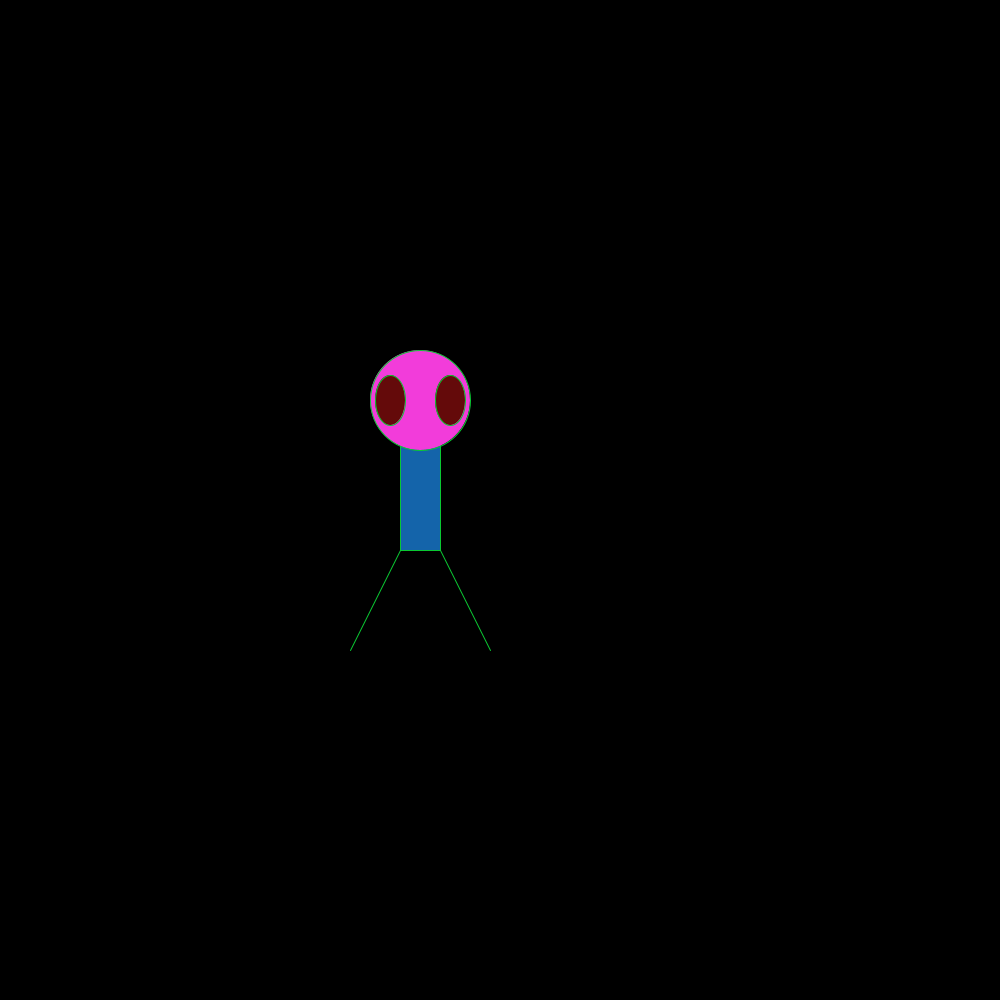
Frame 1 (no input)
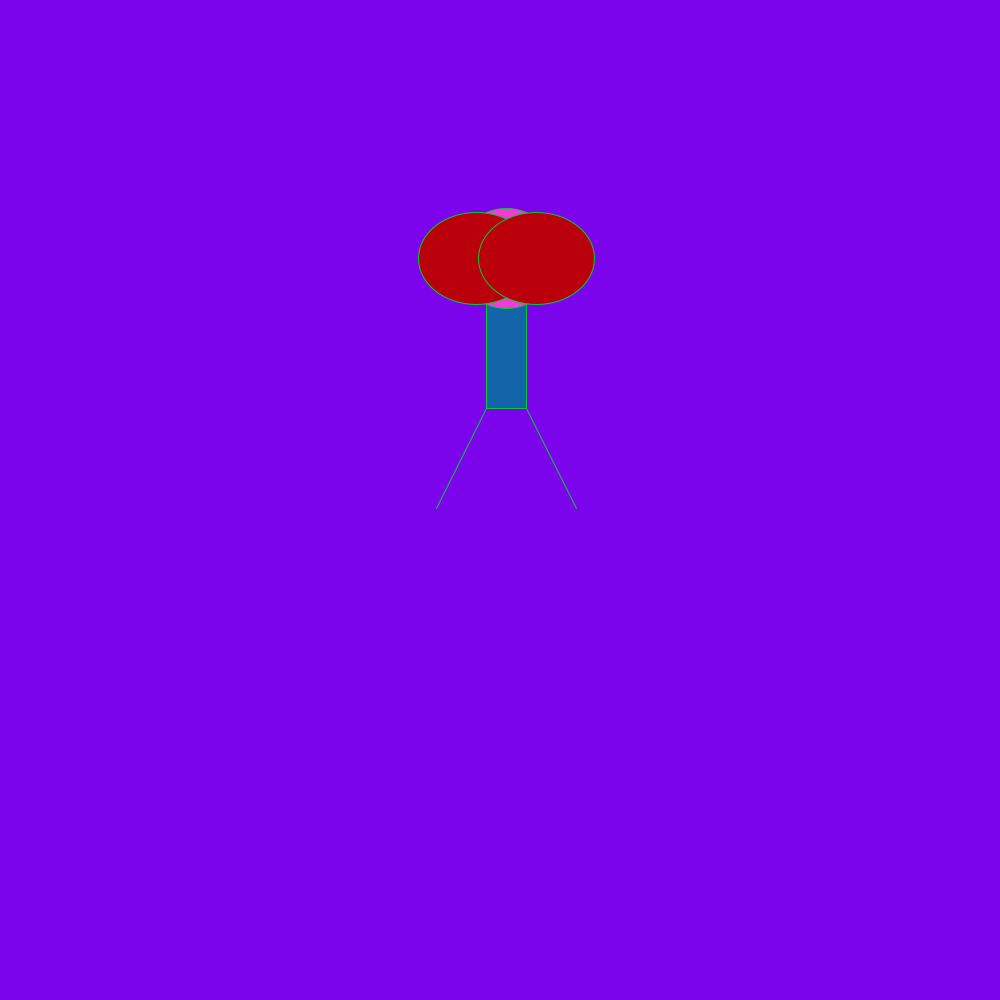
Frame 60 (the mouse pressed at the canvas centre just before this capture)
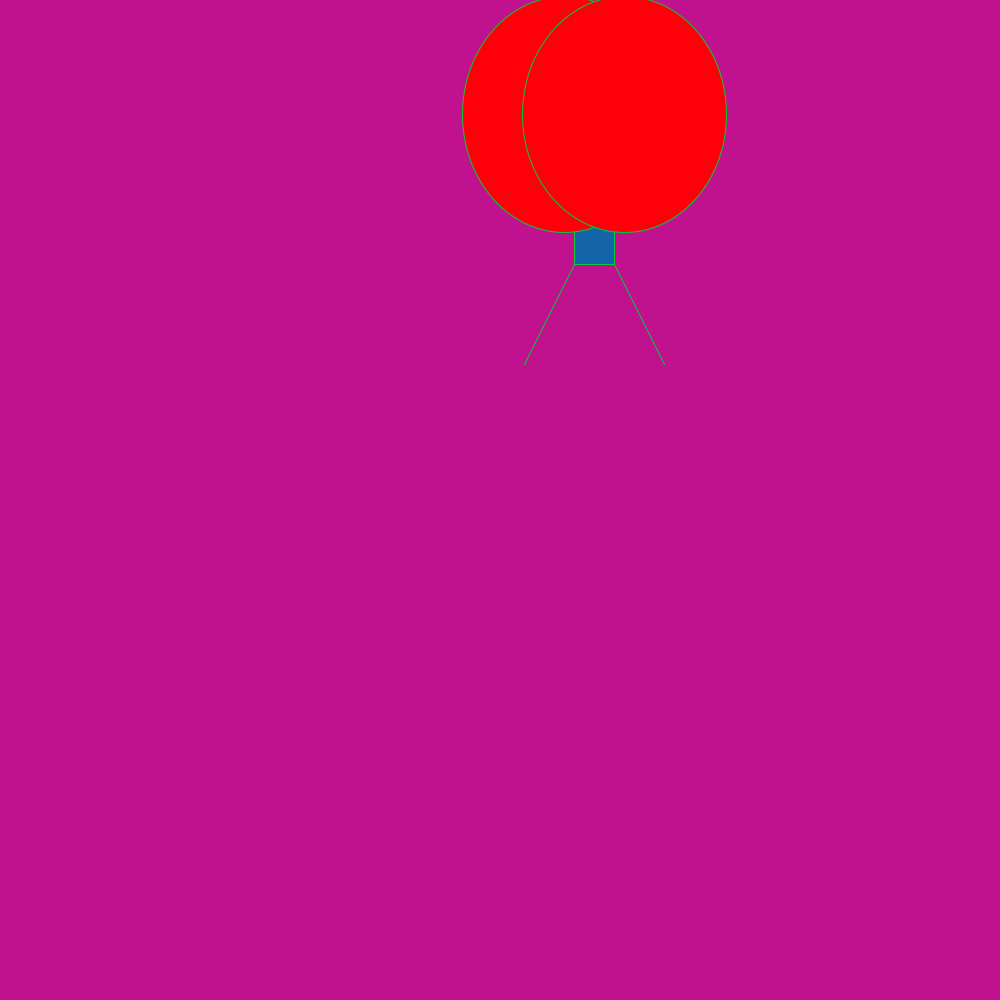
Frame 120 (the mouse held since frame 60 and released just before this capture)

The Processing sketch that drew these frames (run headless with seeded random() and noise(); from frame 60 on, the mouse is pressed at the canvas centre):

// Processing sketch: processing_67551
// ── processing_67551.pde

float X=0;
float Y=0;
float K= random(-5,5); 
float L= random(-5,5);
float C;
float A;
float B;
float eyeE= random(0,255);
float eyeF= random(0,255);
float eyeG= random(0,255);
float S= random(-100, 100);
float Q= random(-100, 100);
float backD=random(0,256);
float backE=random(0,256);
float backF=random(0,256);
void setup() {
  size(1000,1000);
 smooth();
}
void draw() {
  background(A,B,C);
  stroke(10, 200, 50);
  fill(20,100, 170);
    rect(X + 400,Y + 400, 40 , 150);
    fill(eyeE, eyeF, eyeG);
    ellipse(X + 420,Y + 400, 100, 100);
    line(X + 400,Y + 550,X + 350,Y + 650);
    line(X + 440,Y + 550,X + 490,Y + 650);
    fill(X + 100,Y + 10, 10);
    ellipse(X + 390,Y + 400, X+30, Y+50);
    ellipse(X + 450,Y + 400, X+30, Y+50);
    A=random(0,255);
    C=random(0,255);
    B=random(0,255);
    X= X + K;
    Y= Y + L;
}
